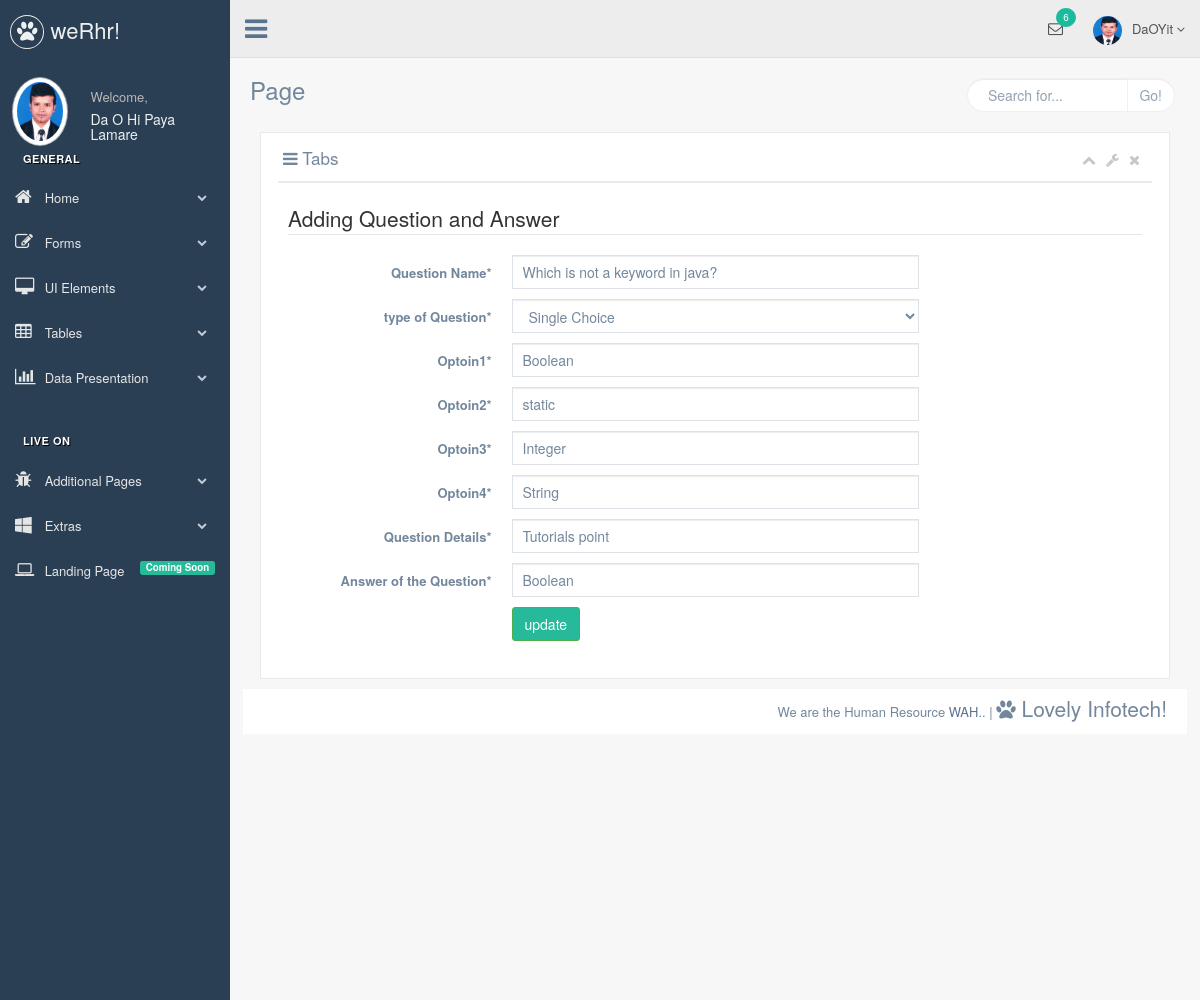
The page /editOption.php?id=1 on the database its author committed.
### tables this page shows
CREATE TABLE IF NOT EXISTS `question` (
  `Question_Id` int(11) NOT NULL AUTO_INCREMENT,
  `Question_Name` varchar(500) NOT NULL,
  `Question_Type` varchar(30) NOT NULL,
  `Answer_Option` varchar(200) NOT NULL,
  `Answer` varchar(100) NOT NULL,
  `Question_Desc` varchar(500) NOT NULL,
  `Topic_Id` int(11) NOT NULL,
  `Topic_Name` varchar(30) NOT NULL,
  PRIMARY KEY (`Question_Id`),
  KEY `Topic_Id` (`Topic_Id`)
);

### includes/all_functions.php (called while the page is built, shortened)
<?php
function selectOption($id)
{
	global $connection;
	$stmt=$connection->prepare("call selectOption(?)");
	$stmt->bind_param('i',$id);
	$stmt->execute();
	$result=$stmt->get_result();
	return $result;
}
?>

### public/editOption.php (the view, shortened to what this page needs)
<?php require_once("../includes/dbconnection.php");?>
<?php require_once("../includes/all_functions.php");?>
<?php include("../includes/layouts/header.php");?>
                                        <form class="form-horizontal form-label-left" action="updateOption.php" method="POST" novalidate>
                                                <span class="section">Adding Question and Answer</span>
                                                <?php
                                                    $id = $_GET['id'];
                                                    $result=selectOption($id);
                                                    while($row=$result->fetch_assoc())
                                                    {
                                                        $qn=$row['Question_Name'];
                                                        $qt=$row['Question_Type'];
                                                        $opt=$row['Answer_Option'];
                                                        $ans=$row['Answer'];
                                                        $qd=$row['Question_Desc'];
                                                    }
                                                    $res=explode(",", $opt);
                                                ?>
                                                <div class="item form-group">
                                                    <label class="control-label col-md-3 col-sm-3 col-xs-12" for="QuestionName">Question Name<span class="required">*</span>
                                                    </label>
                                                    <div class="col-md-6 col-sm-6 col-xs-12">
                                                        <input id="QuestionName" class="form-control col-md-7 col-xs-12"  name="QuestionName" type="text" value="<?php echo $qn;?>">
                                                    </div>
                                                </div>
                                                <div class="item form-group">
                                                <label class="control-label col-md-3 col-sm-3 col-xs-12" for="questionType">type of Question<span class="required">*</span>
                                                </label>
                                                <div class="col-md-6 col-sm-6 col-xs-12">
                                                    <select id="questionType" name="questionType" class="form-control" required>
                                                        <option <?php if($qt=="Single Choice"){echo "selected";}?> >Single Choice</option>
                                                    </select>
                                                </div>
                                                </div>
                                                    <?php
                                                    $i=1;
                                                    foreach ($res as $key => $value)
                                                    {
                                                        echo "<div class=\"item form-group\">";
                                                        echo "<label class=\"control-label col-md-3 col-sm-3 col-xs-12\" for=\"choice\">Optoin".$i."<span class=\"required\">*</span></label>";
                                                        echo "<div class=\"col-md-6 col-sm-6 col-xs-12\">";
                                                        echo "<input id=\"choice[]\" class=\"form-control col-md-7 col-xs-12\"  name=\"choice[]\" type=\"text\" required=\"required\" value=\"";
                                                        echo $value;
                                                        echo "\">";
                                                        echo "</div>";
                                                        echo "</div>";
                                                        $i++;
                                                    }
                                                ?>
                                                <div class="item form-group">
                                                    <label class="control-label col-md-3 col-sm-3 col-xs-12" for="Questiondetails">Question Details<span class="required">*</span>
                                                    </label>
                                                    <div class="col-md-6 col-sm-6 col-xs-12">
                                                        <input id="Questiondetails" class="form-control col-md-7 col-xs-12"  name="Questiondetails" type="text" value="<?php echo $qd;?>">
                                                    </div>
                                                </div>
                                                <div class="item form-group">
                                                    <label class="control-label col-md-3 col-sm-3 col-xs-12" for="questionAns">Answer of the Question<span class="required">*</span>
                                                    </label>
                                                    <div class="col-md-6 col-sm-6 col-xs-12">
                                                        <input id="questionAns" class="form-control col-md-7 col-xs-12"  name="questionAns" required="required" type="text" value="<?php echo $ans;?>">
                                                    </div>
                                                </div>
                                                <div class="form-group">
                                                    <div class="col-md-6 col-md-offset-3">
                                                        <button id="submit" name="submit" type="submit" class="btn btn-success">update</button>
                                                     </div>
                                                </div>
                                            </form>
<?php include("../includes/layouts/footer.php");?>

### rows shown on the page
question: QuestionName "Which is not a keyword in java?", questionType "Single Choice", Answer_Option "Boolean", Answer_Option "static", Answer_Option "Integer", Answer_Option "String", Questiondetails "Tutorials point", questionAns "Boolean"
